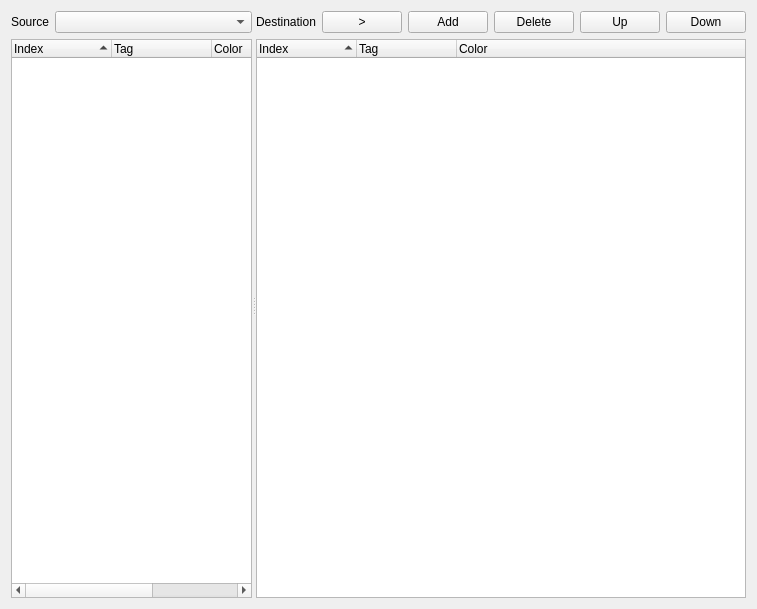
<?xml version="1.0" encoding="UTF-8"?>
<ui version="4.0">
 <class>Form</class>
 <widget class="QWidget" name="Form">
  <property name="geometry">
   <rect>
    <x>0</x>
    <y>0</y>
    <width>757</width>
    <height>609</height>
   </rect>
  </property>
  <property name="windowTitle">
   <string>Form</string>
  </property>
  <layout class="QVBoxLayout" name="verticalLayout_3">
   <item>
    <widget class="QSplitter" name="splitter">
     <property name="orientation">
      <enum>Qt::Horizontal</enum>
     </property>
     <widget class="QWidget" name="verticalLayoutWidget">
      <layout class="QVBoxLayout" name="srcLayout">
       <item>
        <layout class="QHBoxLayout" name="srcHeaderLayout" stretch="0,1">
         <item>
          <widget class="QLabel" name="srcLabel">
           <property name="text">
            <string>Source</string>
           </property>
          </widget>
         </item>
         <item>
          <widget class="QComboBox" name="srcComboBox"/>
         </item>
        </layout>
       </item>
       <item>
        <widget class="QTreeWidget" name="srcTree">
         <property name="sortingEnabled">
          <bool>true</bool>
         </property>
         <column>
          <property name="text">
           <string>Index</string>
          </property>
         </column>
         <column>
          <property name="text">
           <string>Tag</string>
          </property>
         </column>
         <column>
          <property name="text">
           <string>Color</string>
          </property>
         </column>
         <column>
          <property name="text">
           <string>Destination</string>
          </property>
         </column>
        </widget>
       </item>
      </layout>
     </widget>
     <widget class="QWidget" name="verticalLayoutWidget_2">
      <layout class="QVBoxLayout" name="dstLayout">
       <item>
        <layout class="QHBoxLayout" name="dstHeaderLayout" stretch="1,0,0,0,0,0">
         <item>
          <widget class="QLabel" name="dstLabel">
           <property name="text">
            <string>Destination</string>
           </property>
          </widget>
         </item>
         <item>
          <widget class="QPushButton" name="dstImportButton">
           <property name="text">
            <string>&gt;</string>
           </property>
          </widget>
         </item>
         <item>
          <widget class="QPushButton" name="dstAddButton">
           <property name="text">
            <string>Add</string>
           </property>
          </widget>
         </item>
         <item>
          <widget class="QPushButton" name="dstDeleteButton">
           <property name="text">
            <string>Delete</string>
           </property>
          </widget>
         </item>
         <item>
          <widget class="QPushButton" name="dstUpButton">
           <property name="text">
            <string>Up</string>
           </property>
          </widget>
         </item>
         <item>
          <widget class="QPushButton" name="dstDownButton">
           <property name="text">
            <string>Down</string>
           </property>
          </widget>
         </item>
        </layout>
       </item>
       <item>
        <widget class="QTreeWidget" name="dstTree">
         <property name="sortingEnabled">
          <bool>true</bool>
         </property>
         <column>
          <property name="text">
           <string>Index</string>
          </property>
         </column>
         <column>
          <property name="text">
           <string>Tag</string>
          </property>
         </column>
         <column>
          <property name="text">
           <string>Color</string>
          </property>
         </column>
        </widget>
       </item>
      </layout>
     </widget>
    </widget>
   </item>
  </layout>
 </widget>
 <resources/>
 <connections/>
</ui>
